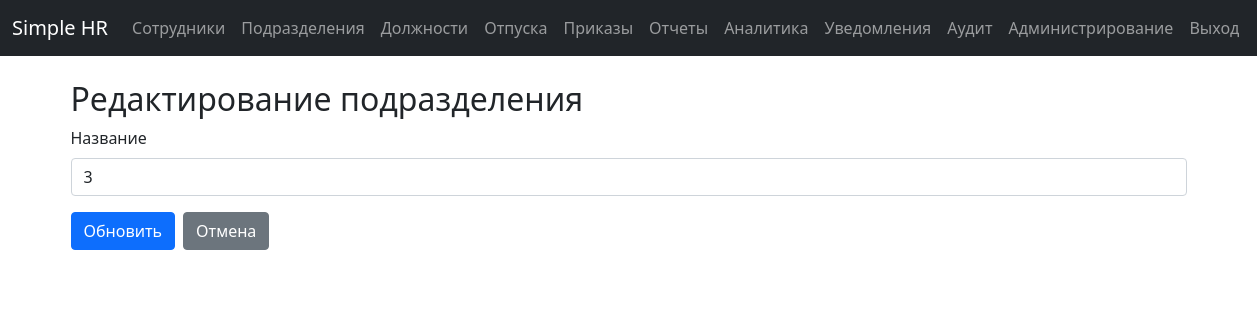
Before: /departments/edit/6 (signed in) with the older database file.
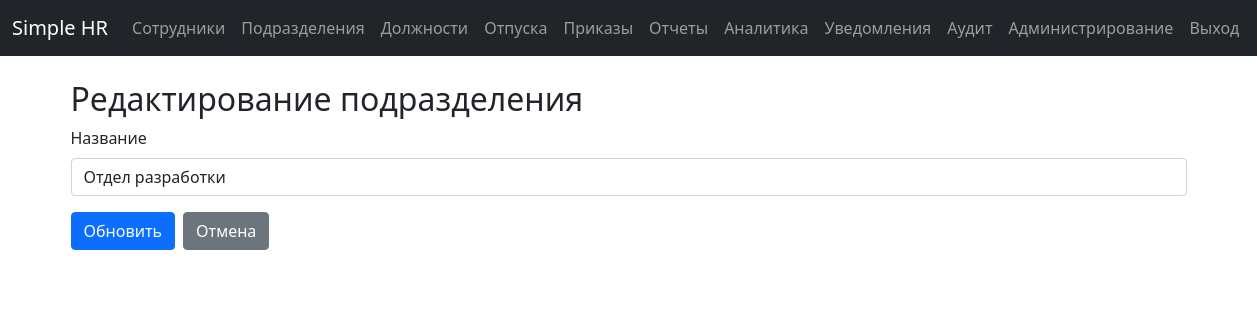
After: the same page with the newer database file.
### app/models.py (models this page shows)
class Department(db.Model):
    id = db.Column(db.Integer, primary_key=True)
    name = db.Column(db.String(100), unique=True, nullable=False, index=True)
    employees = db.relationship('Employee', backref='department', lazy=True)

### app/routes/departments.py (the view, shortened to what this page needs)
@bp.route('/edit/<int:id>', methods=['GET', 'POST'])
@login_required
def edit_department(id):
    department = Department.query.get_or_404(id)
    return render_template('departments/form.html', department=department)

### app/templates/departments/form.html (shortened to what this page needs)
{% extends "base.html" %}
{% block content %}
<h2>{% if department %}Редактирование подразделения{% else %}Добавление подразделения{% endif %}</h2>
<form method="POST">
    <div class="mb-3">
        <label for="name" class="form-label">Название</label>
        <input type="text" class="form-control" id="name" name="name" value="{{ department.name if department else '' }}" required>
    </div>
    <div class="d-flex gap-2">
        <button type="submit" class="btn btn-primary">
            {% if department %}Обновить{% else %}Добавить{% endif %}
        </button>
        <a href="{{ url_for('departments.list_departments') }}" class="btn btn-secondary">Отмена</a>
    </div>
</form>
{% endblock %}

Changed rows visible on the page:
changed Department: name "3" → "Отдел разработки"
